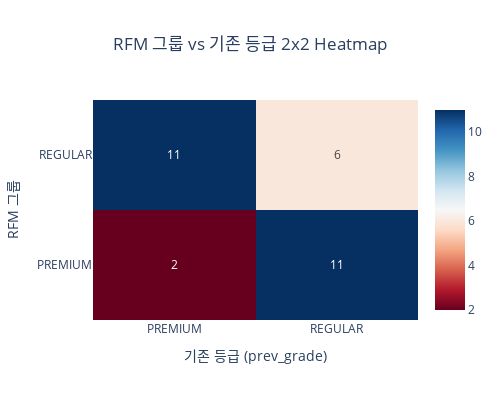

This figure's notebook cell:
### Code cell
import plotly.graph_objects as go

fig = go.Figure(data=go.Heatmap(
    z=cross_table_2x2.values,
    x=cross_table_2x2.columns,
    y=cross_table_2x2.index,
    colorscale='RdBu',
    text=cross_table_2x2.values,
    texttemplate="%{text}",
    hoverongaps=False
))

fig.update_layout(
    title='RFM 그룹 vs 기존 등급 2x2 Heatmap',
    xaxis_title='기존 등급 (prev_grade)',
    yaxis_title='RFM 그룹',
    title_x=0.5,
    width=500,
    height=400
)

fig.show()

### Figure 1 — Plotly figure (JSON) as saved in the notebook; plotly's stock layout.template omitted (floating-point values rounded to 4 significant figures)
{"data": [{"colorscale": [[0, "rgb(103,0,31)"], [0.1, "rgb(178,24,43)"], [0.2, "rgb(214,96,77)"], [0.3, "rgb(244,165,130)"], [0.4, "rgb(253,219,199)"], [0.5, "rgb(247,247,247)"], [0.6, "rgb(209,229,240)"], [0.7, "rgb(146,197,222)"], [0.8, "rgb(67,147,195)"], [0.9, "rgb(33,102,172)"], [1, "rgb(5,48,97)"]], "hoverongaps": false, "text": [[2, 11], [11, 6]], "texttemplate": "%{text}", "type": "heatmap", "x": ["PREMIUM", "REGULAR"], "y": ["PREMIUM", "REGULAR"], "z": [[2, 11], [11, 6]]}], "layout": {"height": 400, "title": {"text": "RFM 그룹 vs 기존 등급 2x2 Heatmap", "x": 0.5}, "width": 500, "xaxis": {"title": {"text": "기존 등급 (prev_grade)"}}, "yaxis": {"title": {"text": "RFM 그룹"}}}}
